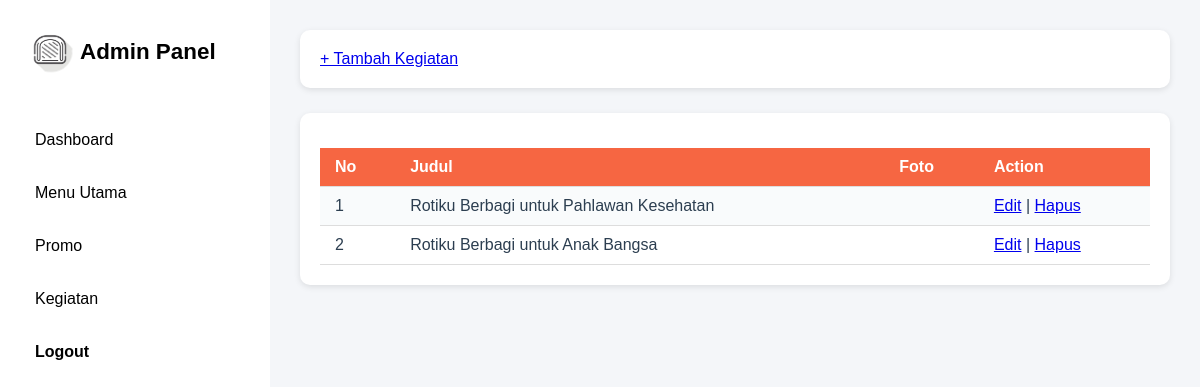
/pages/admin/kegiatan.php (signed in), run on the app's committed database.
### tables this page shows
CREATE TABLE `kegiatan` (
  `id_kegiatan` int NOT NULL,
  `judul_kegiatan` varchar(180) NOT NULL,
  `isi_kegiatan` text NOT NULL,
  `foto_kegiatan` varchar(255) NOT NULL
);

### pages/admin/kegiatan.php (the view, shortened to what this page needs)
<?php
include '../../config/koneksi.php';
$ambilkegiatan = "SELECT * FROM kegiatan ORDER BY id_kegiatan DESC";
$kegiatan = mysqli_query($conn, $ambilkegiatan);
?>
<!DOCTYPE html>
<html lang="id">
<head>
  <link rel="stylesheet" href="../../assets/css/adminStyles.css">
</head>
<body>
  <div class="sidebar">
    <div>
      <img src="../../assets/images/logo.png" alt="" class="logo-sidebar">
      <h2>Admin Panel</h2>
    </div>
    <ul>
      <li><a href="dashboard.php">Dashboard</a></li>
      <li><a href="roti.php">Menu Utama</a></li>
      <li><a href="promo.php">Promo</a></li>
      <li><a href="kegiatan.php">Kegiatan</a></li>
      <li><a href="logout.php" class="logout">Logout</a></li>
    </ul>
  </div>
  <div class="main-content">
    <header>
      <a href="tambahkegiatan.php">+ Tambah Kegiatan</a>
    </header>
    <section class="cards">
      <div class="card">
        <table>
          <tr>
            <th>No</th>
            <th>Judul</th>
            <th>Foto</th>
            <th>Action</th>
          </tr>
          <?php
          $no = 1;
          if(mysqli_num_rows($kegiatan) > 0){
            while($row = mysqli_fetch_assoc($kegiatan)){
          ?>
          <tr>
            <td><?= $no++; ?></td>
            <td><?= $row['judul_kegiatan']; ?></td>
            <td>
            </td>
            <td><a href="editkegiatan.php?id=<?= $row['id_kegiatan'] ?>">Edit</a> |
            <a href="hapuskegiatan.php?id=<?php echo $row['id_kegiatan'] ?>" onclick="return confirm('Yakin ingin menghapus kegiatan ini?')">Hapus</a></td>
          </tr>
          <?php
            }
          } ?>
        </table>
      </div>
    </section>
  </div>
</body>
</html>

### assets/css/adminStyles.css (style rules this page uses)
html, body { width: 100%; overflow-x: hidden; margin: 0; padding: 0; font-family: "Poppins", sans-serif; background-color: #f4f6f9; color: #2c3e50; min-height: 100vh; display: flex; }
.sidebar { width: 230px; background-color: white; color: white; padding: 20px; display: flex; flex-direction: column; }
.sidebar div { display: flex; }
.sidebar img { width: 60px; height: 60px; }
.sidebar h2 { text-align: center; margin-bottom: 25px; font-size: 1.4em; color: black; }
.sidebar ul { list-style: none; padding: 0; }
.sidebar li { margin: 15px 0; }
.sidebar a { display: block; text-decoration: none; color: black; padding: 10px 15px; border-radius: 8px; transition: background-color 0.3s ease; }
.sidebar .logout { color: black; font-weight: bold; }
.main-content { flex: 1; padding: 30px; }
header { background-color: white; padding: 20px; border-radius: 10px; box-shadow: 0 2px 6px rgba(0, 0, 0, 0.1); margin-bottom: 25px; display: flex; justify-content: space-between; align-items: center; }
.cards { display: grid; grid-template-columns: repeat(auto-fit, minmax(220px, 1fr)); gap: 20px; }
.card { background-color: white; padding: 20px; border-radius: 10px; box-shadow: 0 2px 6px rgba(0, 0, 0, 0.1); text-align: center; transition: transform 0.3s ease, box-shadow 0.3s ease; }
table { width: 100%; border-collapse: collapse; margin-top: 15px; font-family: "Poppins", sans-serif; background-color: #ffffff; }
table th, table td { padding: 10px 15px; text-align: left; border-bottom: 1px solid #ddd; }
table th { background-color: #f66642; color: white; font-weight: 600; }
table tr:nth-child(even) { background-color: #f9fbfc; }
table td { color: #2c3e50; }

### data on the page
kegiatan: judul_kegiatan "Rotiku Berbagi untuk Pahlawan Kesehatan"
kegiatan: judul_kegiatan "Rotiku Berbagi untuk Anak Bangsa"
